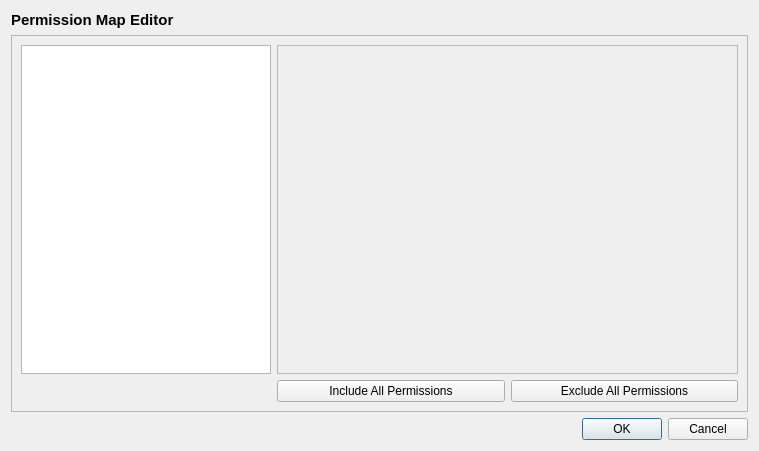
<?xml version="1.0" encoding="UTF-8"?>
<ui version="4.0">
 <class>PermissionMapEditor_ui</class>
 <widget class="QDialog" name="PermissionMapEditor_ui">
  <property name="geometry">
   <rect>
    <x>0</x>
    <y>0</y>
    <width>759</width>
    <height>451</height>
   </rect>
  </property>
  <property name="windowTitle">
   <string>Dialog</string>
  </property>
  <layout class="QVBoxLayout" name="verticalLayout">
   <item>
    <widget class="QLabel" name="label">
     <property name="font">
      <font>
       <pointsize>11</pointsize>
       <weight>75</weight>
       <bold>true</bold>
      </font>
     </property>
     <property name="text">
      <string>Permission Map Editor</string>
     </property>
    </widget>
   </item>
   <item>
    <widget class="QFrame" name="frame">
     <property name="frameShape">
      <enum>QFrame::StyledPanel</enum>
     </property>
     <property name="frameShadow">
      <enum>QFrame::Raised</enum>
     </property>
     <layout class="QGridLayout" name="gridLayout_2">
      <item row="1" column="2">
       <widget class="QPushButton" name="enable_all">
        <property name="text">
         <string>Include All Permissions</string>
        </property>
       </widget>
      </item>
      <item row="0" column="1">
       <widget class="QListView" name="classes">
        <property name="maximumSize">
         <size>
          <width>250</width>
          <height>16777215</height>
         </size>
        </property>
       </widget>
      </item>
      <item row="1" column="3">
       <widget class="QPushButton" name="disable_all">
        <property name="text">
         <string>Exclude All Permissions</string>
        </property>
       </widget>
      </item>
      <item row="0" column="2" colspan="2">
       <widget class="QScrollArea" name="scrollArea">
        <property name="widgetResizable">
         <bool>true</bool>
        </property>
        <property name="alignment">
         <set>Qt::AlignLeading|Qt::AlignLeft|Qt::AlignTop</set>
        </property>
        <widget class="QWidget" name="scrollAreaWidgetContents">
         <property name="geometry">
          <rect>
           <x>0</x>
           <y>0</y>
           <width>463</width>
           <height>331</height>
          </rect>
         </property>
         <layout class="QVBoxLayout" name="perm_mappings"/>
        </widget>
       </widget>
      </item>
     </layout>
    </widget>
   </item>
   <item>
    <widget class="QDialogButtonBox" name="buttonBox">
     <property name="orientation">
      <enum>Qt::Horizontal</enum>
     </property>
     <property name="standardButtons">
      <set>QDialogButtonBox::Cancel|QDialogButtonBox::Ok</set>
     </property>
    </widget>
   </item>
  </layout>
 </widget>
 <tabstops>
  <tabstop>classes</tabstop>
  <tabstop>scrollArea</tabstop>
  <tabstop>enable_all</tabstop>
  <tabstop>disable_all</tabstop>
 </tabstops>
 <resources/>
 <connections>
  <connection>
   <sender>buttonBox</sender>
   <signal>accepted()</signal>
   <receiver>PermissionMapEditor_ui</receiver>
   <slot>accept()</slot>
   <hints>
    <hint type="sourcelabel">
     <x>248</x>
     <y>254</y>
    </hint>
    <hint type="destinationlabel">
     <x>157</x>
     <y>274</y>
    </hint>
   </hints>
  </connection>
  <connection>
   <sender>buttonBox</sender>
   <signal>rejected()</signal>
   <receiver>PermissionMapEditor_ui</receiver>
   <slot>reject()</slot>
   <hints>
    <hint type="sourcelabel">
     <x>316</x>
     <y>260</y>
    </hint>
    <hint type="destinationlabel">
     <x>286</x>
     <y>274</y>
    </hint>
   </hints>
  </connection>
 </connections>
</ui>
